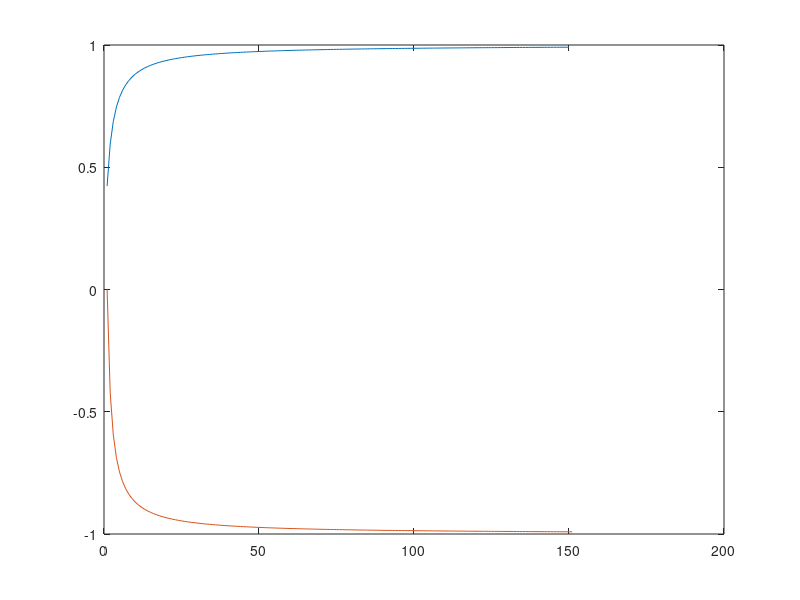

Reproduce this figure in MATLAB.

n_it = 150;
h = 1;
v1 = 3110;
v2 = 3110;
k10 = 0.0643 * 3600;
k12 = 0.3 * 3600;
k21 = 0.2455 * 3600;
delta = 1000;
c50=7.1903;



c2(1:n_it)=zeros;
u(1:n_it+1)=zeros;
du(1:n_it+1)=zeros;
d=(1:1:n_it+1);



for k=1:n_it
    c2(k)=k12/(k10*k21)*delta*d(k);
    u(k)=c2(k)/(c2(k)+c50);
    du(k+1)=(u(k+1) - u(k))/h ;  
end


figure(1)
plot(d(1:n_it),u(1:n_it))  % u(t)
hold on

plot(d,du)  % du(t)
hold on














